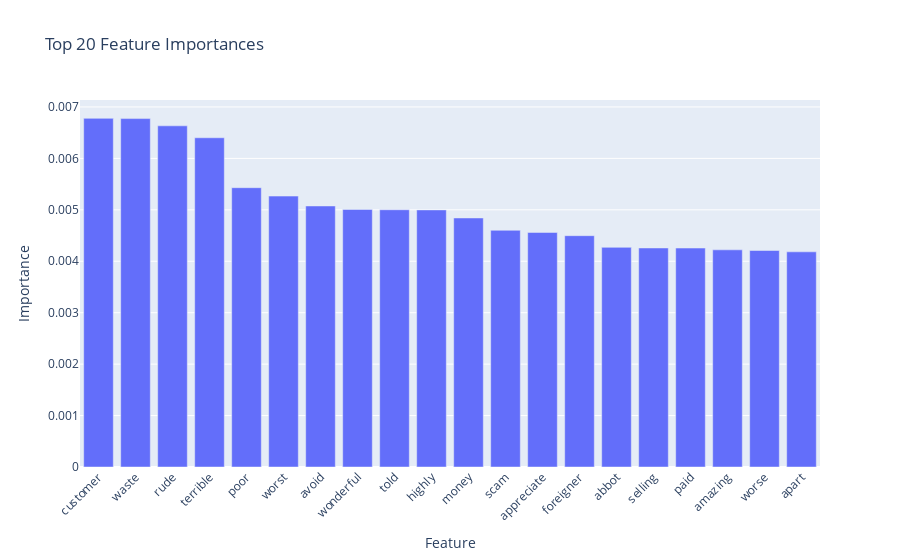

Notebook source saved alongside this figure:
### Code cell
import plotly.graph_objects as go

# ดึงข้อมูลความสำคัญของฟีเจอร์
importance = xgb_model.feature_importances_

# สร้าง DataFrame จากชื่อฟีเจอร์ (จาก tfidf) และค่าความสำคัญของฟีเจอร์
feature_names = tfidf.get_feature_names_out()
importance_df = pd.DataFrame({'Feature': feature_names, 'Importance': importance})

# เรียงลำดับฟีเจอร์ตามความสำคัญ
importance_df = importance_df.sort_values(by='Importance', ascending=False).head(20)  # แสดงเฉพาะ 20 ฟีเจอร์ที่สำคัญที่สุด

# สร้างกราฟแสดง Feature Importance ด้วย Plotly
fig = go.Figure([go.Bar(x=importance_df['Feature'], y=importance_df['Importance'])])

# ปรับแต่งกราฟ
fig.update_layout(title='Top 20 Feature Importances',
                  xaxis_title='Feature',
                  yaxis_title='Importance',
                  xaxis_tickangle=-45)

# แสดงผล
fig.show()

### Figure 1 — Plotly figure (JSON) as saved in the notebook; plotly's stock layout.template omitted (floating-point values rounded to 4 significant figures)
{"data": [{"type": "bar", "x": ["customer", "waste", "rude", "terrible", "poor", "worst", "avoid", "wonderful", "told", "highly", "money", "scam", "appreciate", "foreigner", "abbot", "selling", "paid", "amazing", "worse", "apart"], "y": [0.006779, 0.006774, 0.006633, 0.006401, 0.00543, 0.005267, 0.005075, 0.005008, 0.005001, 0.004998, 0.004842, 0.004602, 0.00456, 0.004497, 0.00427, 0.004259, 0.004257, 0.004222, 0.004209, 0.004183]}], "layout": {"title": {"text": "Top 20 Feature Importances"}, "xaxis": {"tickangle": -45, "title": {"text": "Feature"}}, "yaxis": {"title": {"text": "Importance"}}}}
